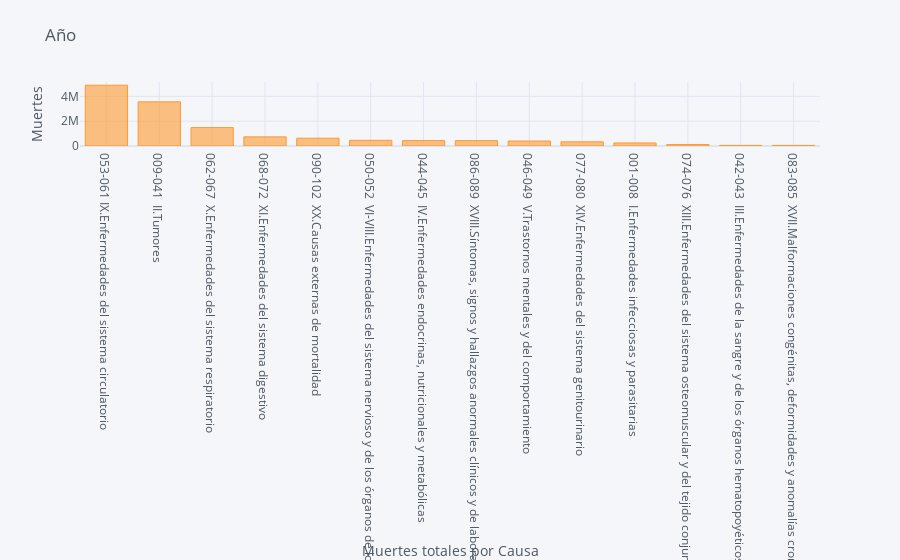

This figure's notebook cell:
### Code cell
dataset_deathts_causa.iplot(kind='bar',
                  x='Causa de muerte',
                  xTitle='Muertes totales por Causa',
                  yTitle='Muertes',
                  title='Año')

### Figure 1 — Plotly figure (JSON) as saved in the notebook; plotly's stock layout.template omitted (floating-point values rounded to 4 significant figures)
{"data": [{"marker": {"color": "rgba(255, 153, 51, 0.6)", "line": {"color": "rgba(255, 153, 51, 1.0)", "width": 1}}, "name": "Total", "orientation": "v", "text": "", "type": "bar", "x": ["053-061 IX.Enfermedades del sistema circulatorio", "009-041  II.Tumores", "062-067  X.Enfermedades del sistema respiratorio", "068-072  XI.Enfermedades del sistema digestivo", "090-102  XX.Causas externas de mortalidad", "050-052  VI-VIII.Enfermedades del sistema nervioso y de los órganos de los sentidos", "044-045  IV.Enfermedades endocrinas, nutricionales y metabólicas", "086-089  XVIII.Síntomas, signos y hallazgos anormales clínicos y de laboratorio, no clasificados en otra parte", "046-049  V.Trastornos mentales y del comportamiento", "077-080  XIV.Enfermedades del sistema genitourinario", "001-008  I.Enfermedades infecciosas y parasitarias", "074-076  XIII.Enfermedades del sistema osteomuscular y del tejido conjuntivo", "042-043  III.Enfermedades de la sangre y de los órganos hematopoyéticos, y ciertos trastornos que afectan al mecanismo de la inmunidad", "083-085  XVII.Malformaciones congénitas, deformidades y anomalías cromosómicas"], "y": [4901487, 3559432, 1485807, 736556, 629156, 458060, 433540, 431829, 402868, 334786, 246243, 116062, 49284, 48060]}], "layout": {"legend": {"bgcolor": "#F5F6F9", "font": {"color": "#4D5663"}}, "paper_bgcolor": "#F5F6F9", "plot_bgcolor": "#F5F6F9", "title": {"font": {"color": "#4D5663"}, "text": "Año"}, "xaxis": {"gridcolor": "#E1E5ED", "showgrid": true, "tickfont": {"color": "#4D5663"}, "title": {"font": {"color": "#4D5663"}, "text": "Muertes totales por Causa"}, "zerolinecolor": "#E1E5ED"}, "yaxis": {"gridcolor": "#E1E5ED", "showgrid": true, "tickfont": {"color": "#4D5663"}, "title": {"font": {"color": "#4D5663"}, "text": "Muertes"}, "zerolinecolor": "#E1E5ED"}}}
